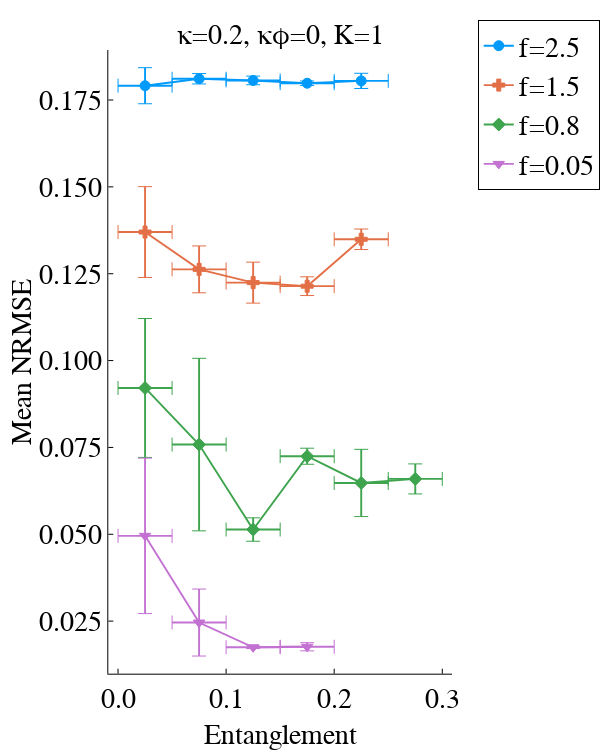

Write notebook code for a chart like this one.
### Markdown cell above
#### Figs. 6, 9, and 10

### Code cell
plt.plotly()
# Performance Vs Entanglement
# Reset the plot variable if it exists
if @isdefined(pb1)
    pb1 = nothing
end

for i in reverse([1,5,7,9])
    if frequencies[i]>0&&frequencies[i]<3&&frequencies[i]!=0.1&&frequencies[i]!=0.4&&frequencies[i]!=0.2&&frequencies[i]!=1&&frequencies[i]!=0.4&&frequencies[i]!=2
        binned(k3results["k3totent$i"],k3results["k3totnmrse$i"],"Entanglement","Mean NRMSE",1,0.2,0,"mean",frequencies[i]) 
    end                        
end
# i=9
# binned(results["totent$i"],results["totnmrse$i"],"Entanglement","Max NRMSE",frequencies[i],"max")
display(pb1)

### Figure 1 — Plotly figure (JSON) as saved in the notebook; plotly's stock layout.template omitted (floating-point values rounded to 4 significant figures)
{"data": [{"colorbar": {"len": 0.8784, "title": "", "x": 0.9934, "y": 0.5185}, "errorbar_linewidth": 0.5, "errorbarcolor": "auto", "legendgroup": "f=2.5", "line": {"color": "rgba(0, 154, 250, 1.000)", "dash": "solid", "shape": "linear", "width": 1.9}, "marker": {"color": "rgba(0, 154, 250, 1.000)", "line": {"color": "rgba(0, 154, 250, 1.000)", "width": 1}, "size": 10, "symbol": "circle"}, "mode": "lines+markers", "name": "f=2.5", "showlegend": true, "type": "scatter", "x": [0.025, 0.075, 0.125, 0.175, 0.225], "xaxis": "x", "y": [0.1791, 0.1811, 0.1806, 0.1798, 0.1805], "yaxis": "y"}, {"colorbar": {"len": 0.8784, "title": "", "x": 0.9934, "y": 0.5185}, "errorbar_linewidth": 0.5, "errorbarcolor": "auto", "legendgroup": "", "line": {"color": "rgba(0, 154, 250, 1.000)", "dash": "solid", "shape": "linear", "width": 1.9}, "marker": {"color": "rgba(0, 154, 250, 1.000)", "line": {"color": "rgba(0, 154, 250, 1.000)", "width": 1}, "size": 10, "symbol": "line-ns"}, "mode": "lines+markers", "name": "", "showlegend": false, "type": "scatter", "x": [0, 0.05], "xaxis": "x", "y": [0.1791, 0.1791], "yaxis": "y"}, {"colorbar": {"len": 0.8784, "title": "", "x": 0.9934, "y": 0.5185}, "errorbar_linewidth": 0.5, "errorbarcolor": "auto", "legendgroup": "", "line": {"color": "rgba(0, 154, 250, 1.000)", "dash": "solid", "shape": "linear", "width": 1.9}, "marker": {"color": "rgba(0, 154, 250, 1.000)", "line": {"color": "rgba(0, 154, 250, 1.000)", "width": 1}, "size": 10, "symbol": "line-ns"}, "mode": "lines+markers", "name": "", "showlegend": false, "type": "scatter", "x": [0.05, 0.1], "xaxis": "x", "y": [0.1811, 0.1811], "yaxis": "y"}, {"colorbar": {"len": 0.8784, "title": "", "x": 0.9934, "y": 0.5185}, "errorbar_linewidth": 0.5, "errorbarcolor": "auto", "legendgroup": "", "line": {"color": "rgba(0, 154, 250, 1.000)", "dash": "solid", "shape": "linear", "width": 1.9}, "marker": {"color": "rgba(0, 154, 250, 1.000)", "line": {"color": "rgba(0, 154, 250, 1.000)", "width": 1}, "size": 10, "symbol": "line-ns"}, "mode": "lines+markers", "name": "", "showlegend": false, "type": "scatter", "x": [0.1, 0.15], "xaxis": "x", "y": [0.1806, 0.1806], "yaxis": "y"}, {"colorbar": {"len": 0.8784, "title": "", "x": 0.9934, "y": 0.5185}, "errorbar_linewidth": 0.5, "errorbarcolor": "auto", "legendgroup": "", "line": {"color": "rgba(0, 154, 250, 1.000)", "dash": "solid", "shape": "linear", "width": 1.9}, "marker": {"color": "rgba(0, 154, 250, 1.000)", "line": {"color": "rgba(0, 154, 250, 1.000)", "width": 1}, "size": 10, "symbol": "line-ns"}, "mode": "lines+markers", "name": "", "showlegend": false, "type": "scatter", "x": [0.15, 0.2], "xaxis": "x", "y": [0.1798, 0.1798], "yaxis": "y"}, {"colorbar": {"len": 0.8784, "title": "", "x": 0.9934, "y": 0.5185}, "errorbar_linewidth": 0.5, "errorbarcolor": "auto", "legendgroup": "", "line": {"color": "rgba(0, 154, 250, 1.000)", "dash": "solid", "shape": "linear", "width": 1.9}, "marker": {"color": "rgba(0, 154, 250, 1.000)", "line": {"color": "rgba(0, 154, 250, 1.000)", "width": 1}, "size": 10, "symbol": "line-ns"}, "mode": "lines+markers", "name": "", "showlegend": false, "type": "scatter", "x": [0.2, 0.25], "xaxis": "x", "y": [0.1805, 0.1805], "yaxis": "y"}, {"colorbar": {"len": 0.8784, "title": "", "x": 0.9934, "y": 0.5185}, "errorbar_linewidth": 0.5, "errorbarcolor": "auto", "legendgroup": "", "line": {"color": "rgba(0, 154, 250, 1.000)", "dash": "solid", "shape": "linear", "width": 1.9}, "marker": {"color": "rgba(0, 154, 250, 1.000)", "line": {"color": "rgba(0, 154, 250, 1.000)", "width": 1}, "size": 10, "symbol": "line-ew"}, "mode": "lines+markers", "name": "", "showlegend": false, "type": "scatter", "x": [0.025, 0.025], "xaxis": "x", "y": [0.1739, 0.1843], "yaxis": "y"}, {"colorbar": {"len": 0.8784, "title": "", "x": 0.9934, "y": 0.5185}, "errorbar_linewidth": 0.5, "errorbarcolor": "auto", "legendgroup": "", "line": {"color": "rgba(0, 154, 250, 1.000)", "dash": "solid", "shape": "linear", "width": 1.9}, "marker": {"color": "rgba(0, 154, 250, 1.000)", "line": {"color": "rgba(0, 154, 250, 1.000)", "width": 1}, "size": 10, "symbol": "line-ew"}, "mode": "lines+markers", "name": "", "showlegend": false, "type": "scatter", "x": [0.075, 0.075], "xaxis": "x", "y": [0.1796, 0.1826], "yaxis": "y"}, {"colorbar": {"len": 0.8784, "title": "", "x": 0.9934, "y": 0.5185}, "errorbar_linewidth": 0.5, "errorbarcolor": "auto", "legendgroup": "", "line": {"color": "rgba(0, 154, 250, 1.000)", "dash": "solid", "shape": "linear", "width": 1.9}, "marker": {"color": "rgba(0, 154, 250, 1.000)", "line": {"color": "rgba(0, 154, 250, 1.000)", "width": 1}, "size": 10, "symbol": "line-ew"}, "mode": "lines+markers", "name": "", "showlegend": false, "type": "scatter", "x": [0.125, 0.125], "xaxis": "x", "y": [0.1794, 0.1819], "yaxis": "y"}, {"colorbar": {"len": 0.8784, "title": "", "x": 0.9934, "y": 0.5185}, "errorbar_linewidth": 0.5, "errorbarcolor": "auto", "legendgroup": "", "line": {"color": "rgba(0, 154, 250, 1.000)", "dash": "solid", "shape": "linear", "width": 1.9}, "marker": {"color": "rgba(0, 154, 250, 1.000)", "line": {"color": "rgba(0, 154, 250, 1.000)", "width": 1}, "size": 10, "symbol": "line-ew"}, "mode": "lines+markers", "name": "", "showlegend": false, "type": "scatter", "x": [0.175, 0.175], "xaxis": "x", "y": [0.1792, 0.1805], "yaxis": "y"}, {"colorbar": {"len": 0.8784, "title": "", "x": 0.9934, "y": 0.5185}, "errorbar_linewidth": 0.5, "errorbarcolor": "auto", "legendgroup": "", "line": {"color": "rgba(0, 154, 250, 1.000)", "dash": "solid", "shape": "linear", "width": 1.9}, "marker": {"color": "rgba(0, 154, 250, 1.000)", "line": {"color": "rgba(0, 154, 250, 1.000)", "width": 1}, "size": 10, "symbol": "line-ew"}, "mode": "lines+markers", "name": "", "showlegend": false, "type": "scatter", "x": [0.225, 0.225], "xaxis": "x", "y": [0.1783, 0.1827], "yaxis": "y"}, {"colorbar": {"len": 0.8784, "title": "", "x": 0.9934, "y": 0.5185}, "errorbar_linewidth": 0.5, "errorbarcolor": "auto", "legendgroup": "f=1.5", "line": {"color": "rgba(227, 111, 71, 1.000)", "dash": "solid", "shape": "linear", "width": 1.9}, "marker": {"color": "rgba(227, 111, 71, 1.000)", "line": {"color": "rgba(227, 111, 71, 1.000)", "width": 1}, "size": 10, "symbol": "cross"}, "mode": "lines+markers", "name": "f=1.5", "showlegend": true, "type": "scatter", "x": [0.025, 0.075, 0.125, 0.175, 0.225], "xaxis": "x", "y": [0.137, 0.1263, 0.1224, 0.1214, 0.1349], "yaxis": "y"}, {"colorbar": {"len": 0.8784, "title": "", "x": 0.9934, "y": 0.5185}, "errorbar_linewidth": 0.5, "errorbarcolor": "auto", "legendgroup": "", "line": {"color": "rgba(227, 111, 71, 1.000)", "dash": "solid", "shape": "linear", "width": 1.9}, "marker": {"color": "rgba(227, 111, 71, 1.000)", "line": {"color": "rgba(227, 111, 71, 1.000)", "width": 1}, "size": 10, "symbol": "line-ns"}, "mode": "lines+markers", "name": "", "showlegend": false, "type": "scatter", "x": [0, 0.05], "xaxis": "x", "y": [0.137, 0.137], "yaxis": "y"}, {"colorbar": {"len": 0.8784, "title": "", "x": 0.9934, "y": 0.5185}, "errorbar_linewidth": 0.5, "errorbarcolor": "auto", "legendgroup": "", "line": {"color": "rgba(227, 111, 71, 1.000)", "dash": "solid", "shape": "linear", "width": 1.9}, "marker": {"color": "rgba(227, 111, 71, 1.000)", "line": {"color": "rgba(227, 111, 71, 1.000)", "width": 1}, "size": 10, "symbol": "line-ns"}, "mode": "lines+markers", "name": "", "showlegend": false, "type": "scatter", "x": [0.05, 0.1], "xaxis": "x", "y": [0.1263, 0.1263], "yaxis": "y"}, {"colorbar": {"len": 0.8784, "title": "", "x": 0.9934, "y": 0.5185}, "errorbar_linewidth": 0.5, "errorbarcolor": "auto", "legendgroup": "", "line": {"color": "rgba(227, 111, 71, 1.000)", "dash": "solid", "shape": "linear", "width": 1.9}, "marker": {"color": "rgba(227, 111, 71, 1.000)", "line": {"color": "rgba(227, 111, 71, 1.000)", "width": 1}, "size": 10, "symbol": "line-ns"}, "mode": "lines+markers", "name": "", "showlegend": false, "type": "scatter", "x": [0.1, 0.15], "xaxis": "x", "y": [0.1224, 0.1224], "yaxis": "y"}, {"colorbar": {"len": 0.8784, "title": "", "x": 0.9934, "y": 0.5185}, "errorbar_linewidth": 0.5, "errorbarcolor": "auto", "legendgroup": "", "line": {"color": "rgba(227, 111, 71, 1.000)", "dash": "solid", "shape": "linear", "width": 1.9}, "marker": {"color": "rgba(227, 111, 71, 1.000)", "line": {"color": "rgba(227, 111, 71, 1.000)", "width": 1}, "size": 10, "symbol": "line-ns"}, "mode": "lines+markers", "name": "", "showlegend": false, "type": "scatter", "x": [0.15, 0.2], "xaxis": "x", "y": [0.1214, 0.1214], "yaxis": "y"}, {"colorbar": {"len": 0.8784, "title": "", "x": 0.9934, "y": 0.5185}, "errorbar_linewidth": 0.5, "errorbarcolor": "auto", "legendgroup": "", "line": {"color": "rgba(227, 111, 71, 1.000)", "dash": "solid", "shape": "linear", "width": 1.9}, "marker": {"color": "rgba(227, 111, 71, 1.000)", "line": {"color": "rgba(227, 111, 71, 1.000)", "width": 1}, "size": 10, "symbol": "line-ns"}, "mode": "lines+markers", "name": "", "showlegend": false, "type": "scatter", "x": [0.2, 0.25], "xaxis": "x", "y": [0.1349, 0.1349], "yaxis": "y"}, {"colorbar": {"len": 0.8784, "title": "", "x": 0.9934, "y": 0.5185}, "errorbar_linewidth": 0.5, "errorbarcolor": "auto", "legendgroup": "", "line": {"color": "rgba(227, 111, 71, 1.000)", "dash": "solid", "shape": "linear", "width": 1.9}, "marker": {"color": "rgba(227, 111, 71, 1.000)", "line": {"color": "rgba(227, 111, 71, 1.000)", "width": 1}, "size": 10, "symbol": "line-ew"}, "mode": "lines+markers", "name": "", "showlegend": false, "type": "scatter", "x": [0.025, 0.025], "xaxis": "x", "y": [0.1239, 0.1501], "yaxis": "y"}, {"colorbar": {"len": 0.8784, "title": "", "x": 0.9934, "y": 0.5185}, "errorbar_linewidth": 0.5, "errorbarcolor": "auto", "legendgroup": "", "line": {"color": "rgba(227, 111, 71, 1.000)", "dash": "solid", "shape": "linear", "width": 1.9}, "marker": {"color": "rgba(227, 111, 71, 1.000)", "line": {"color": "rgba(227, 111, 71, 1.000)", "width": 1}, "size": 10, "symbol": "line-ew"}, "mode": "lines+markers", "name": "", "showlegend": false, "type": "scatter", "x": [0.075, 0.075], "xaxis": "x", "y": [0.1195, 0.133], "yaxis": "y"}, {"colorbar": {"len": 0.8784, "title": "", "x": 0.9934, "y": 0.5185}, "errorbar_linewidth": 0.5, "errorbarcolor": "auto", "legendgroup": "", "line": {"color": "rgba(227, 111, 71, 1.000)", "dash": "solid", "shape": "linear", "width": 1.9}, "marker": {"color": "rgba(227, 111, 71, 1.000)", "line": {"color": "rgba(227, 111, 71, 1.000)", "width": 1}, "size": 10, "symbol": "line-ew"}, "mode": "lines+markers", "name": "", "showlegend": false, "type": "scatter", "x": [0.125, 0.125], "xaxis": "x", "y": [0.1165, 0.1283], "yaxis": "y"}, {"colorbar": {"len": 0.8784, "title": "", "x": 0.9934, "y": 0.5185}, "errorbar_linewidth": 0.5, "errorbarcolor": "auto", "legendgroup": "", "line": {"color": "rgba(227, 111, 71, 1.000)", "dash": "solid", "shape": "linear", "width": 1.9}, "marker": {"color": "rgba(227, 111, 71, 1.000)", "line": {"color": "rgba(227, 111, 71, 1.000)", "width": 1}, "size": 10, "symbol": "line-ew"}, "mode": "lines+markers", "name": "", "showlegend": false, "type": "scatter", "x": [0.175, 0.175], "xaxis": "x", "y": [0.1187, 0.1241], "yaxis": "y"}, {"colorbar": {"len": 0.8784, "title": "", "x": 0.9934, "y": 0.5185}, "errorbar_linewidth": 0.5, "errorbarcolor": "auto", "legendgroup": "", "line": {"color": "rgba(227, 111, 71, 1.000)", "dash": "solid", "shape": "linear", "width": 1.9}, "marker": {"color": "rgba(227, 111, 71, 1.000)", "line": {"color": "rgba(227, 111, 71, 1.000)", "width": 1}, "size": 10, "symbol": "line-ew"}, "mode": "lines+markers", "name": "", "showlegend": false, "type": "scatter", "x": [0.225, 0.225], "xaxis": "x", "y": [0.132, 0.1379], "yaxis": "y"}, {"colorbar": {"len": 0.8784, "title": "", "x": 0.9934, "y": 0.5185}, "errorbar_linewidth": 0.5, "errorbarcolor": "auto", "legendgroup": "f=0.8", "line": {"color": "rgba(62, 164, 78, 1.000)", "dash": "solid", "shape": "linear", "width": 1.9}, "marker": {"color": "rgba(62, 164, 78, 1.000)", "line": {"color": "rgba(62, 164, 78, 1.000)", "width": 1}, "size": 10, "symbol": "diamond"}, "mode": "lines+markers", "name": "f=0.8", "showlegend": true, "type": "scatter", "x": [0.025, 0.075, 0.125, 0.175, 0.225, 0.275], "xaxis": "x", "y": [0.09212, 0.07582, 0.05137, 0.07246, 0.06477, 0.06594], "yaxis": "y"}, {"colorbar": {"len": 0.8784, "title": "", "x": 0.9934, "y": 0.5185}, "errorbar_linewidth": 0.5, "errorbarcolor": "auto", "legendgroup": "", "line": {"color": "rgba(62, 164, 78, 1.000)", "dash": "solid", "shape": "linear", "width": 1.9}, "marker": {"color": "rgba(62, 164, 78, 1.000)", "line": {"color": "rgba(62, 164, 78, 1.000)", "width": 1}, "size": 10, "symbol": "line-ns"}, "mode": "lines+markers", "name": "", "showlegend": false, "type": "scatter", "x": [0, 0.05], "xaxis": "x", "y": [0.09212, 0.09212], "yaxis": "y"}, {"colorbar": {"len": 0.8784, "title": "", "x": 0.9934, "y": 0.5185}, "errorbar_linewidth": 0.5, "errorbarcolor": "auto", "legendgroup": "", "line": {"color": "rgba(62, 164, 78, 1.000)", "dash": "solid", "shape": "linear", "width": 1.9}, "marker": {"color": "rgba(62, 164, 78, 1.000)", "line": {"color": "rgba(62, 164, 78, 1.000)", "width": 1}, "size": 10, "symbol": "line-ns"}, "mode": "lines+markers", "name": "", "showlegend": false, "type": "scatter", "x": [0.05, 0.1], "xaxis": "x", "y": [0.07582, 0.07582], "yaxis": "y"}, {"colorbar": {"len": 0.8784, "title": "", "x": 0.9934, "y": 0.5185}, "errorbar_linewidth": 0.5, "errorbarcolor": "auto", "legendgroup": "", "line": {"color": "rgba(62, 164, 78, 1.000)", "dash": "solid", "shape": "linear", "width": 1.9}, "marker": {"color": "rgba(62, 164, 78, 1.000)", "line": {"color": "rgba(62, 164, 78, 1.000)", "width": 1}, "size": 10, "symbol": "line-ns"}, "mode": "lines+markers", "name": "", "showlegend": false, "type": "scatter", "x": [0.1, 0.15], "xaxis": "x", "y": [0.05137, 0.05137], "yaxis": "y"}, {"colorbar": {"len": 0.8784, "title": "", "x": 0.9934, "y": 0.5185}, "errorbar_linewidth": 0.5, "errorbarcolor": "auto", "legendgroup": "", "line": {"color": "rgba(62, 164, 78, 1.000)", "dash": "solid", "shape": "linear", "width": 1.9}, "marker": {"color": "rgba(62, 164, 78, 1.000)", "line": {"color": "rgba(62, 164, 78, 1.000)", "width": 1}, "size": 10, "symbol": "line-ns"}, "mode": "lines+markers", "name": "", "showlegend": false, "type": "scatter", "x": [0.15, 0.2], "xaxis": "x", "y": [0.07246, 0.07246], "yaxis": "y"}, {"colorbar": {"len": 0.8784, "title": "", "x": 0.9934, "y": 0.5185}, "errorbar_linewidth": 0.5, "errorbarcolor": "auto", "legendgroup": "", "line": {"color": "rgba(62, 164, 78, 1.000)", "dash": "solid", "shape": "linear", "width": 1.9}, "marker": {"color": "rgba(62, 164, 78, 1.000)", "line": {"color": "rgba(62, 164, 78, 1.000)", "width": 1}, "size": 10, "symbol": "line-ns"}, "mode": "lines+markers", "name": "", "showlegend": false, "type": "scatter", "x": [0.2, 0.25], "xaxis": "x", "y": [0.06477, 0.06477], "yaxis": "y"}, {"colorbar": {"len": 0.8784, "title": "", "x": 0.9934, "y": 0.5185}, "errorbar_linewidth": 0.5, "errorbarcolor": "auto", "legendgroup": "", "line": {"color": "rgba(62, 164, 78, 1.000)", "dash": "solid", "shape": "linear", "width": 1.9}, "marker": {"color": "rgba(62, 164, 78, 1.000)", "line": {"color": "rgba(62, 164, 78, 1.000)", "width": 1}, "size": 10, "symbol": "line-ns"}, "mode": "lines+markers", "name": "", "showlegend": false, "type": "scatter", "x": [0.25, 0.3], "xaxis": "x", "y": [0.06594, 0.06594], "yaxis": "y"}, {"colorbar": {"len": 0.8784, "title": "", "x": 0.9934, "y": 0.5185}, "errorbar_linewidth": 0.5, "errorbarcolor": "auto", "legendgroup": "", "line": {"color": "rgba(62, 164, 78, 1.000)", "dash": "solid", "shape": "linear", "width": 1.9}, "marker": {"color": "rgba(62, 164, 78, 1.000)", "line": {"color": "rgba(62, 164, 78, 1.000)", "width": 1}, "size": 10, "symbol": "line-ew"}, "mode": "lines+markers", "name": "", "showlegend": false, "type": "scatter", "x": [0.025, 0.025], "xaxis": "x", "y": [0.07212, 0.1121], "yaxis": "y"}, {"colorbar": {"len": 0.8784, "title": "", "x": 0.9934, "y": 0.5185}, "errorbar_linewidth": 0.5, "errorbarcolor": "auto", "legendgroup": "", "line": {"color": "rgba(62, 164, 78, 1.000)", "dash": "solid", "shape": "linear", "width": 1.9}, "marker": {"color": "rgba(62, 164, 78, 1.000)", "line": {"color": "rgba(62, 164, 78, 1.000)", "width": 1}, "size": 10, "symbol": "line-ew"}, "mode": "lines+markers", "name": "", "showlegend": false, "type": "scatter", "x": [0.075, 0.075], "xaxis": "x", "y": [0.05099, 0.1006], "yaxis": "y"}, {"colorbar": {"len": 0.8784, "title": "", "x": 0.9934, "y": 0.5185}, "errorbar_linewidth": 0.5, "errorbarcolor": "auto", "legendgroup": "", "line": {"color": "rgba(62, 164, 78, 1.000)", "dash": "solid", "shape": "linear", "width": 1.9}, "marker": {"color": "rgba(62, 164, 78, 1.000)", "line": {"color": "rgba(62, 164, 78, 1.000)", "width": 1}, "size": 10, "symbol": "line-ew"}, "mode": "lines+markers", "name": "", "showlegend": false, "type": "scatter", "x": [0.125, 0.125], "xaxis": "x", "y": [0.048, 0.05474], "yaxis": "y"}, {"colorbar": {"len": 0.8784, "title": "", "x": 0.9934, "y": 0.5185}, "errorbar_linewidth": 0.5, "errorbarcolor": "auto", "legendgroup": "", "line": {"color": "rgba(62, 164, 78, 1.000)", "dash": "solid", "shape": "linear", "width": 1.9}, "marker": {"color": "rgba(62, 164, 78, 1.000)", "line": {"color": "rgba(62, 164, 78, 1.000)", "width": 1}, "size": 10, "symbol": "line-ew"}, "mode": "lines+markers", "name": "", "showlegend": false, "type": "scatter", "x": [0.175, 0.175], "xaxis": "x", "y": [0.07015, 0.07477], "yaxis": "y"}, {"colorbar": {"len": 0.8784, "title": "", "x": 0.9934, "y": 0.5185}, "errorbar_linewidth": 0.5, "errorbarcolor": "auto", "legendgroup": "", "line": {"color": "rgba(62, 164, 78, 1.000)", "dash": "solid", "shape": "linear", "width": 1.9}, "marker": {"color": "rgba(62, 164, 78, 1.000)", "line": {"color": "rgba(62, 164, 78, 1.000)", "width": 1}, "size": 10, "symbol": "line-ew"}, "mode": "lines+markers", "name": "", "showlegend": false, "type": "scatter", "x": [0.225, 0.225], "xaxis": "x", "y": [0.05509, 0.07445], "yaxis": "y"}, {"colorbar": {"len": 0.8784, "title": "", "x": 0.9934, "y": 0.5185}, "errorbar_linewidth": 0.5, "errorbarcolor": "auto", "legendgroup": "", "line": {"color": "rgba(62, 164, 78, 1.000)", "dash": "solid", "shape": "linear", "width": 1.9}, "marker": {"color": "rgba(62, 164, 78, 1.000)", "line": {"color": "rgba(62, 164, 78, 1.000)", "width": 1}, "size": 10, "symbol": "line-ew"}, "mode": "lines+markers", "name": "", "showlegend": false, "type": "scatter", "x": [0.275, 0.275], "xaxis": "x", "y": [0.06161, 0.07026], "yaxis": "y"}, {"colorbar": {"len": 0.8784, "title": "", "x": 0.9934, "y": 0.5185}, "errorbar_linewidth": 0.5, "errorbarcolor": "auto", "legendgroup": "f=0.05", "line": {"color": "rgba(195, 113, 210, 1.000)", "dash": "solid", "shape": "linear", "width": 1.9}, "marker": {"color": "rgba(195, 113, 210, 1.000)", "line": {"color": "rgba(195, 113, 210, 1.000)", "width": 1}, "size": 10, "symbol": "triangle-down"}, "mode": "lines+markers", "name": "f=0.05", "showlegend": true, "type": "scatter", "x": [0.025, 0.075, 0.125, 0.175], "xaxis": "x", "y": [0.04955, 0.02459, 0.01748, 0.01762], "yaxis": "y"}, {"colorbar": {"len": 0.8784, "title": "", "x": 0.9934, "y": 0.5185}, "errorbar_linewidth": 0.5, "errorbarcolor": "auto", "legendgroup": "", "line": {"color": "rgba(195, 113, 210, 1.000)", "dash": "solid", "shape": "linear", "width": 1.9}, "marker": {"color": "rgba(195, 113, 210, 1.000)", "line": {"color": "rgba(195, 113, 210, 1.000)", "width": 1}, "size": 10, "symbol": "line-ns"}, "mode": "lines+markers", "name": "", "showlegend": false, "type": "scatter", "x": [0, 0.05], "xaxis": "x", "y": [0.04955, 0.04955], "yaxis": "y"}, {"colorbar": {"len": 0.8784, "title": "", "x": 0.9934, "y": 0.5185}, "errorbar_linewidth": 0.5, "errorbarcolor": "auto", "legendgroup": "", "line": {"color": "rgba(195, 113, 210, 1.000)", "dash": "solid", "shape": "linear", "width": 1.9}, "marker": {"color": "rgba(195, 113, 210, 1.000)", "line": {"color": "rgba(195, 113, 210, 1.000)", "width": 1}, "size": 10, "symbol": "line-ns"}, "mode": "lines+markers", "name": "", "showlegend": false, "type": "scatter", "x": [0.05, 0.1], "xaxis": "x", "y": [0.02459, 0.02459], "yaxis": "y"}, {"colorbar": {"len": 0.8784, "title": "", "x": 0.9934, "y": 0.5185}, "errorbar_linewidth": 0.5, "errorbarcolor": "auto", "legendgroup": "", "line": {"color": "rgba(195, 113, 210, 1.000)", "dash": "solid", "shape": "linear", "width": 1.9}, "marker": {"color": "rgba(195, 113, 210, 1.000)", "line": {"color": "rgba(195, 113, 210, 1.000)", "width": 1}, "size": 10, "symbol": "line-ns"}, "mode": "lines+markers", "name": "", "showlegend": false, "type": "scatter", "x": [0.1, 0.15], "xaxis": "x", "y": [0.01748, 0.01748], "yaxis": "y"}, {"colorbar": {"len": 0.8784, "title": "", "x": 0.9934, "y": 0.5185}, "errorbar_linewidth": 0.5, "errorbarcolor": "auto", "legendgroup": "", "line": {"color": "rgba(195, 113, 210, 1.000)", "dash": "solid", "shape": "linear", "width": 1.9}, "marker": {"color": "rgba(195, 113, 210, 1.000)", "line": {"color": "rgba(195, 113, 210, 1.000)", "width": 1}, "size": 10, "symbol": "line-ns"}, "mode": "lines+markers", "name": "", "showlegend": false, "type": "scatter", "x": [0.15, 0.2], "xaxis": "x", "y": [0.01762, 0.01762], "yaxis": "y"}, {"colorbar": {"len": 0.8784, "title": "", "x": 0.9934, "y": 0.5185}, "errorbar_linewidth": 0.5, "errorbarcolor": "auto", "legendgroup": "", "line": {"color": "rgba(195, 113, 210, 1.000)", "dash": "solid", "shape": "linear", "width": 1.9}, "marker": {"color": "rgba(195, 113, 210, 1.000)", "line": {"color": "rgba(195, 113, 210, 1.000)", "width": 1}, "size": 10, "symbol": "line-ew"}, "mode": "lines+markers", "name": "", "showlegend": false, "type": "scatter", "x": [0.025, 0.025], "xaxis": "x", "y": [0.02717, 0.07192], "yaxis": "y"}, {"colorbar": {"len": 0.8784, "title": "", "x": 0.9934, "y": 0.5185}, "errorbar_linewidth": 0.5, "errorbarcolor": "auto", "legendgroup": "", "line": {"color": "rgba(195, 113, 210, 1.000)", "dash": "solid", "shape": "linear", "width": 1.9}, "marker": {"color": "rgba(195, 113, 210, 1.000)", "line": {"color": "rgba(195, 113, 210, 1.000)", "width": 1}, "size": 10, "symbol": "line-ew"}, "mode": "lines+markers", "name": "", "showlegend": false, "type": "scatter", "x": [0.075, 0.075], "xaxis": "x", "y": [0.01495, 0.03423], "yaxis": "y"}, {"colorbar": {"len": 0.8784, "title": "", "x": 0.9934, "y": 0.5185}, "errorbar_linewidth": 0.5, "errorbarcolor": "auto", "legendgroup": "", "line": {"color": "rgba(195, 113, 210, 1.000)", "dash": "solid", "shape": "linear", "width": 1.9}, "marker": {"color": "rgba(195, 113, 210, 1.000)", "line": {"color": "rgba(195, 113, 210, 1.000)", "width": 1}, "size": 10, "symbol": "line-ew"}, "mode": "lines+markers", "name": "", "showlegend": false, "type": "scatter", "x": [0.125, 0.125], "xaxis": "x", "y": [0.0171, 0.01785], "yaxis": "y"}, {"colorbar": {"len": 0.8784, "title": "", "x": 0.9934, "y": 0.5185}, "errorbar_linewidth": 0.5, "errorbarcolor": "auto", "legendgroup": "", "line": {"color": "rgba(195, 113, 210, 1.000)", "dash": "solid", "shape": "linear", "width": 1.9}, "marker": {"color": "rgba(195, 113, 210, 1.000)", "line": {"color": "rgba(195, 113, 210, 1.000)", "width": 1}, "size": 10, "symbol": "line-ew"}, "mode": "lines+markers", "name": "", "showlegend": false, "type": "scatter", "x": [0.175, 0.175], "xaxis": "x", "y": [0.01644, 0.0188], "yaxis": "y"}], "layout": {"annotations": [{"font": {"color": "rgba(0, 0, 0, 1.000)", "family": "sans-serif", "size": 28}, "rotation": 0, "showarrow": false, "text": "κ=0.2, κϕ=0, K=1", "x": 0.6157, "xanchor": "center", "xref": "paper", "y": 1, "yanchor": "top", "yref": "paper"}], "height": 750, "legend": {"bgcolor": "rgba(255, 255, 255, 1.000)", "bordercolor": "rgba(0, 0, 0, 1.000)", "borderwidth": 1, "font": {"color": "rgba(0, 0, 0, 1.000)", "family": "sans-serif", "size": 28}, "title": {"font": {"color": "rgba(0, 0, 0, 1.000)", "family": "sans-serif", "size": 15}, "text": ""}, "tracegroupgap": 0, "traceorder": "normal", "x": 1.05, "xanchor": "upper", "y": 1, "yanchor": "right"}, "margin": {"b": 20, "l": 0, "r": 0, "t": 20}, "paper_bgcolor": "rgba(255, 255, 255, 1.000)", "plot_bgcolor": "rgba(255, 255, 255, 1.000)", "showlegend": true, "width": 600, "xaxis": {"anchor": "y", "domain": [0.238, 0.9934], "gridcolor": "rgba(0, 0, 0, 0.100)", "gridwidth": 0.5, "linecolor": "rgba(0, 0, 0, 1.000)", "mirror": false, "range": [-0.009, 0.309], "showgrid": false, "showline": true, "showticklabels": true, "tickangle": 0, "tickcolor": "rgb(0, 0, 0)", "tickfont": {"color": "rgba(0, 0, 0, 1.000)", "family": "sans-serif", "size": 28}, "tickmode": "array", "ticks": "inside", "ticktext": ["0.0", "0.1", "0.2", "0.3"], "tickvals": [0, 0.1, 0.2, 0.3], "title": "Entanglement", "titlefont": {"color": "rgba(0, 0, 0, 1.000)", "family": "sans-serif", "size": 28}, "type": "-", "visible": true, "zeroline": false, "zerolinecolor": "rgba(0, 0, 0, 1.000)"}, "yaxis": {"anchor": "x", "domain": [0.07932, 0.9577], "gridcolor": "rgba(0, 0, 0, 0.100)", "gridwidth": 0.5, "linecolor": "rgba(0, 0, 0, 1.000)", "mirror": false, "range": [0.009872, 0.1894], "showgrid": false, "showline": true, "showticklabels": true, "tickangle": 0, "tickcolor": "rgb(0, 0, 0)", "tickfont": {"color": "rgba(0, 0, 0, 1.000)", "family": "sans-serif", "size": 28}, "tickmode": "array", "ticks": "inside", "ticktext": ["0.025", "0.050", "0.075", "0.100", "0.125", "0.150", "0.175"], "tickvals": [0.025, 0.05, 0.075, 0.1, 0.125, 0.15, 0.175], "title": "Mean NRMSE", "titlefont": {"color": "rgba(0, 0, 0, 1.000)", "family": "sans-serif", "size": 28}, "type": "-", "visible": true, "zeroline": false, "zerolinecolor": "rgba(0, 0, 0, 1.000)"}}}
